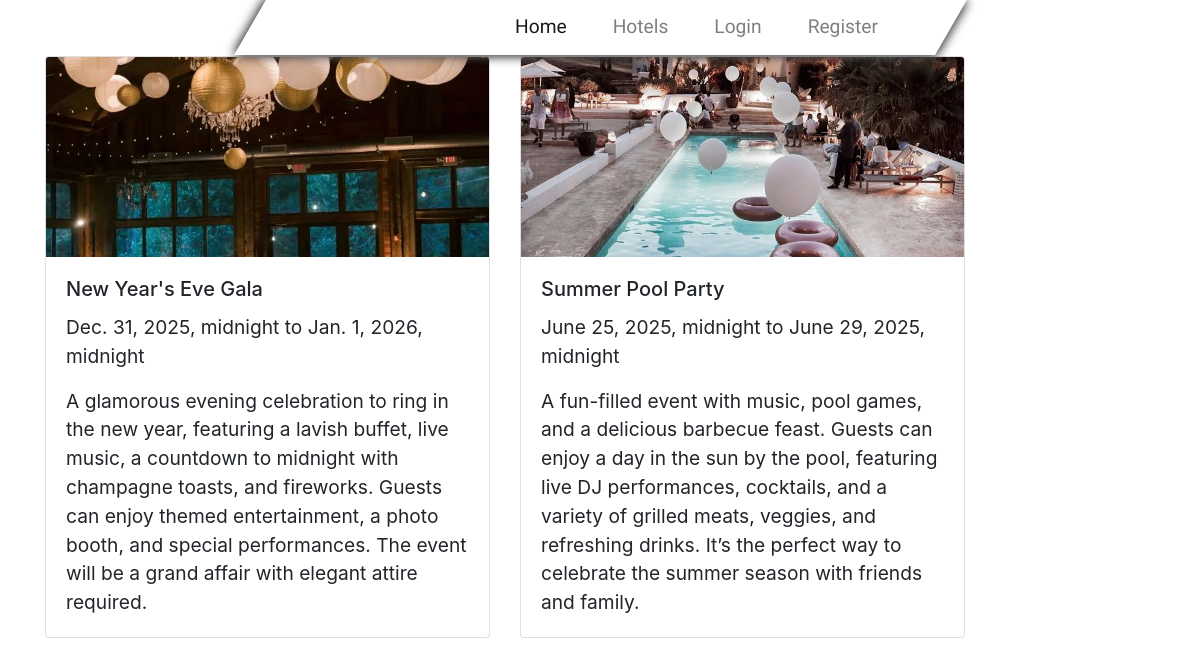
The app's page /hotel/15/events/ with its own data.
### hotel/models.py (models this page shows, shortened)
class Event(models.Model):
    hotel = models.ForeignKey(Hotel, related_name='events', on_delete=models.CASCADE)
    name = models.CharField(max_length=200)
    description = models.TextField()
    start_date = models.DateTimeField()
    end_date = models.DateTimeField()
    image = models.ImageField(upload_to='events/', blank=True, null=True)

### hotel/views.py (the view)
# urls.py: path('hotel/<int:hotel_id>/events/', views.event_list, name='event_list'),
def event_list(request, hotel_id):
    hotel = get_object_or_404(Hotel, pk=hotel_id)
    events = hotel.events.all()
    return render(request, 'hotel/event_list.html', {'hotel': hotel, 'events': events})

### hotel/templates/hotel/event_list.html (shortened to what this page needs)
{% extends 'hotel/base.html' %}
{% load static %}
{% block content %}
<h1 style="text-align: center;">Rooms in {{ hotel.name }}</h1>
<div class="row">
    {% for event in events %}
        <div class="col-md-5 mb-3">
            <div class="card">
                {% if event.image %}
                    <img src="{{ event.image.url }}" alt="{{ event.name }}" class="card-img-top" style="max-height: 200px; object-fit: cover;">
                {% else %}
                    <div class="card-img-top" style="height: 200px; background: #f8f9fa; display: flex; align-items: center; justify-content: center;">
                        <p>No image available</p>
                    </div>
                {% endif %}
                <div class="card-body">
                    <h5 class="card-title">{{ event.name }}</h5>
                    <p class="card-text">{{ event.start_date }} to {{ event.end_date }}</p>
                    <p class="card-text">{{ event.description }}</p>
                </div>
            </div>
        </div>
    {% endfor %}
</div>
{% endblock %}

### static/css/magic.css (style rules this page uses)
body { font-size: 1.2rem; }

### records on screen
Event: image (picture), name "New Year's Eve Gala", start_date "Dec. 31, 2025, midnight", end_date "Jan. 1, 2026, midnight", description "A glamorous evening celebration to ring in the new year, featuring a lavish buffet, live music, a countdown to midnight with champagne toasts, and fireworks. Guests can enjoy themed entertainment, a photo booth, and special performances. The event will be a grand affair with elegant attire required."
Event: image (picture), name "Summer Pool Party", start_date "June 25, 2025, midnight", end_date "June 29, 2025, midnight", description "A fun-filled event with music, pool games, and a delicious barbecue feast. Guests can enjoy a day in the sun by the pool, featuring live DJ performances, cocktails, and a variety of grilled meats, veggies, and refreshing drinks. It’s the perfect way to celebrate the summer season with friends and family."
